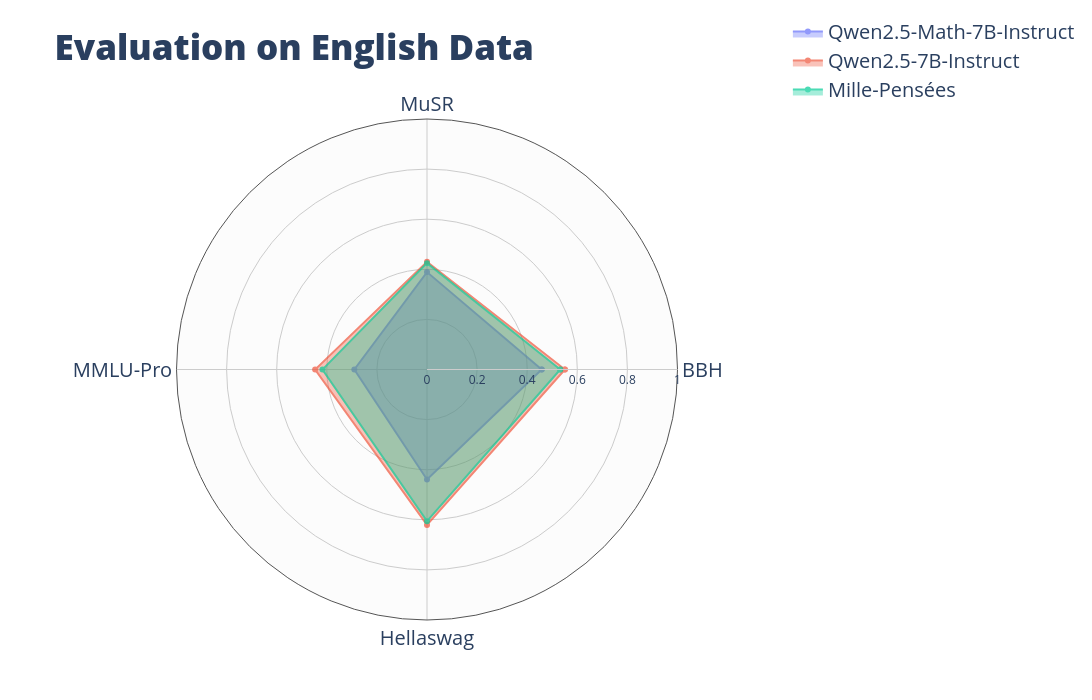

The cell this chart's notebook holds for it:
### Code cell
import plotly.graph_objects as go


fig = go.Figure()
for i, (model, result) in enumerate(results.items()):
    r = [result["accuracies"][dataset] if dataset in result["accuracies"] else 0.0 for dataset in datasets]
    r = list(r) + list([r[0]])
    fig.add_trace(go.Scatterpolar(
          r=r,
          theta=datasets + [datasets[0]],
        fill='toself',
          opacity=0.7,
          name=model.split("/")[-1]
    ))

fig.update_layout(
    width=1100,
    height=700,
    title="Evaluation on English Data",
    title_font_size=35,
    title_font_weight=1000,
    legend_font_size=20,
    legend_y=5000,
    legend_x=1000,
    polar=dict(
        bgcolor="#fcfcfc",
        angularaxis=dict(
            gridcolor="#ccc",
            tickcolor="#ccc",
            linecolor="#555",
            tickfont_size=20,
        ),
        radialaxis=dict(
            gridcolor="#ccc",
            tickcolor="#ccc",
            linecolor="#ccc",
            visible=True,
            range=[0, 1]
        )),
    showlegend=True
)

fig.show()

### Figure 1 — Plotly figure (JSON) as saved in the notebook; plotly's stock layout.template omitted (floating-point values rounded to 4 significant figures)
{"data": [{"fill": "toself", "name": "Qwen2.5-Math-7B-Instruct", "opacity": 0.7, "r": [0.4579, 0.3889, 0.2901, 0.4394, 0.4579], "theta": ["BBH", "MuSR", "MMLU-Pro", "Hellaswag", "BBH"], "type": "scatterpolar"}, {"fill": "toself", "name": "Qwen2.5-7B-Instruct", "opacity": 0.7, "r": [0.5504, 0.4299, 0.4466, 0.6204, 0.5504], "theta": ["BBH", "MuSR", "MMLU-Pro", "Hellaswag", "BBH"], "type": "scatterpolar"}, {"fill": "toself", "name": "Mille-Pensées", "opacity": 0.7, "r": [0.5319, 0.4246, 0.4173, 0.6053, 0.5319], "theta": ["BBH", "MuSR", "MMLU-Pro", "Hellaswag", "BBH"], "type": "scatterpolar"}], "layout": {"height": 700, "legend": {"font": {"size": 20}, "x": 1000, "y": 5000}, "polar": {"angularaxis": {"gridcolor": "#ccc", "linecolor": "#555", "tickcolor": "#ccc", "tickfont": {"size": 20}}, "bgcolor": "#fcfcfc", "radialaxis": {"gridcolor": "#ccc", "linecolor": "#ccc", "range": [0, 1], "tickcolor": "#ccc", "visible": true}}, "showlegend": true, "title": {"font": {"size": 35, "weight": 1000}, "text": "Evaluation on English Data"}, "width": 1100}}
